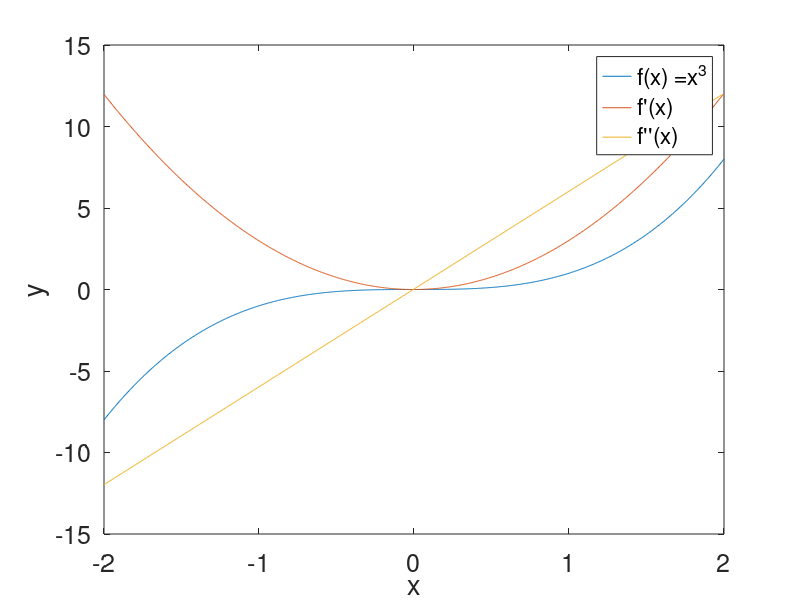

The MATLAB source for this figure:
%%
%polynomial  多项式
a=[9 -5 3 7];  %多项式系数写成 row vector
x=-2:0.01:5;
f=polyval(a,x);  %polynomial value
plot(x,f,'LineWidth',2);
title('f(x)=9X^3-5x^2+3x+7');
xlabel('x');
ylabel('f(x)');
set(gca,'FontSize',14);

%%
p=[5 0 -2 0 1];
polyder(p)     % derivative导数      ans =  20     0    -4     0
polyval(polyder(p),7)   %运算出f'(7)

%%
f1=[5 -7 5 10];
f2=[4 12 -3];
f=conv(f1,f2);  %convolution 卷积 conv 多项式相乘
hold on
plot(x,polyval(f,x),'--b','LineWidth',2);
plot(x,polyval(polyder(f),x),'-r','LineWidth',2);
xlabel('x');
legend('f(x)','f''(x)');   %按照polt的顺序 建立图例
set(gca,'XTick',-2:0.5:1);
hold off

%%
p=[5 0 -2 0 1];
p1=polyint(p,3);   %integration 求积分 要给一个常数项, 这还是个多项式
polyval(p1,7)

%%
a=[1 7 9 6 5 3 2 1 4];  %9个元素   diff()  差异
diff(a)  % 6     2    -3    -1    -2    -1    -1     3 %8个元素


h = 0.1;
x0 = pi/2;
x = [x0 x0+h];
y = [sin(x0) sin(x0+h)];
m = diff(y)./diff(x);   % m=-0.0500

x=0:0.5:2*pi;
y=sin(x);
m=diff(y)./diff(x);
plot(x(1:end-1),m);

%%
g = colormap(lines);  %颜色映射矩阵，每一行代表一种颜色
hold on;
for i=1:4    %有4根线
x = 0:power(10, -i):pi;  %power()  指数函数
y = sin(x); 
m = diff(y)./diff(x);
plot(x(1:end-1), m, 'Color', g(i,:));   %x这个向量从第一个到倒数第二个  g(i,:)取第i列
end
hold off;
set(gca,'XLim', [0, pi/2]);
set(gca,'YLim', [0, 1.2]);
set(gca,'FontSize', 18); 
set(gca,'XTick', 0:pi/4:pi/2);
set(gca,'XTickLabel', {'0', '\pi/4', '\pi/2'});
h = legend('h=0.1','h=0.01','h=0.001','h=0.0001');
set(h,'FontName', 'Times New Roman');
box on;

%%
 %Given 𝑓(𝑥) = exp(-x)*sin(x^2/2), plot the approximate derivatives f' of h = 0.1, 0.01, and 0.001
 hold on 
 for i = 1:3
    h = power(10, -i);
    x = 0:h:2*pi;
    f = exp(-x).*sin(x.^2/2);
    f_diff = diff(f)./diff(x);
    plot(x(1:end-1), f_diff);      %导函数
 end
 a=0:0.001:2*pi;
 plot(a,f);    %原函数
 hold off
 legend('h=0.1', 'h=0.01', 'h=0.001');
 box on

 %%
 x = -2:0.005:2;
 y = x.^3;
 m = diff(y)./diff(x);
 m2 = diff(m)./diff(x(1:end-1));
 plot(x,y,x(1:end-1),m,x(1:end-2),m2);  %直接画多个图
 xlabel('x','FontSize', 18);
 ylabel('y','FontSize', 18);
 legend('f(x) =x^3','f''(x)','f''''(x)');
 set(gca,'FontSize', 18);

 %%
 %midpoint rule   
 h=0.001;   %数值越小越精准
 x=0:h:2;
 midpiont=(x(1:end-1)+x(2:end))./2;  %注意不要忘了括号
 y=4*midpiont.^3;
 s=sum(h*y)

 %%
 %trapezoid rule 平行四边形
 h=0.05;
 x=0:h:2;
 y=4*x.^3;
 trapeziod=(y(1:end-1)+y(2:end))./2;
 %s=h*trapz(y)   %带入每个y算出(f(0)+f(1))/2;(f(2)+f(1))/2....
 s=sum(h*trapeziod)

 %%
 %  Simpson s Rule   （三次） 次数越高越精准
 h = 0.05; x = 0:h:2; y = 4*x.^3;
 s = h/3*(y(1)+2*sum(y(3:2:end-2))+...
     4*sum(y(2:2:end))+y(end))

 %%
 %Anonymous function  匿名函数 计算一次二次三次积分
 f=@(x) 1./(x.^3-2*x-5);
 a=integral(f,0,2);

 f = @(x,y) y.*sin(x)+x.*cos(y);
 b=integral2(f,pi,2*pi,0,pi);

 f = @(x,y,z) y.*sin(x)+z.*cos(y);
 c=integral3(f,0,pi,0,1,-1,1);  %第一个参数是函数，后面依次是x,y,z上下限

 disp(a);disp(b);disp(c);
